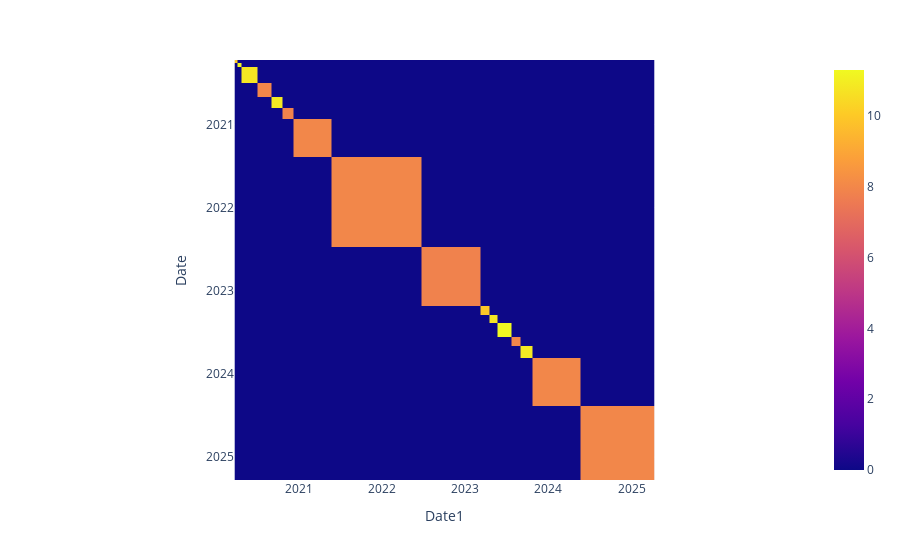

Notebook code cell kept with this figure:
### Code cell
px.imshow(test,x = test.columns, y = test.index)

### Figure 1 — Plotly figure (JSON) as saved in the notebook; plotly's stock layout.template omitted (floating-point values rounded to 4 significant figures; data arrays with more than 128 entries replaced by an {"elided": "..."} marker saying what was removed)
{"data": [{"coloraxis": "coloraxis", "hovertemplate": "Date1: %{x}<br>Date: %{y}<br>color: %{z}<extra></extra>", "name": "0", "type": "heatmap", "x": ["2020-03-30T00:00:00", "2020-04-11T00:00:00", "2020-05-06T00:00:00", "2020-08-31T00:00:00", "2020-09-03T00:00:00", "2020-12-05T00:00:00", "2020-12-14T00:00:00", "2021-11-01T00:00:00", "2023-02-15T00:00:00", "2023-03-30T00:00:00", "2023-05-06T00:00:00", "2023-06-11T00:00:00", "2023-08-31T00:00:00", "2023-09-03T00:00:00", "2023-12-14T00:00:00", "2024-11-01T00:00:00"], "xaxis": "x", "y": ["2020-03-30T00:00:00", "2020-04-11T00:00:00", "2020-05-06T00:00:00", "2020-08-31T00:00:00", "2020-09-03T00:00:00", "2020-12-05T00:00:00", "2020-12-14T00:00:00", "2021-11-01T00:00:00", "2023-02-15T00:00:00", "2023-03-30T00:00:00", "2023-05-06T00:00:00", "2023-06-11T00:00:00", "2023-08-31T00:00:00", "2023-09-03T00:00:00", "2023-12-14T00:00:00", "2024-11-01T00:00:00"], "yaxis": "y", "z": {"elided": "16x16 float values"}}], "layout": {"coloraxis": {"colorscale": [[0, "#0d0887"], [0.1111, "#46039f"], [0.2222, "#7201a8"], [0.3333, "#9c179e"], [0.4444, "#bd3786"], [0.5556, "#d8576b"], [0.6667, "#ed7953"], [0.7778, "#fb9f3a"], [0.8889, "#fdca26"], [1, "#f0f921"]]}, "margin": {"t": 60}, "xaxis": {"anchor": "y", "constrain": "domain", "domain": [0, 1], "scaleanchor": "y", "title": {"text": "Date1"}}, "yaxis": {"anchor": "x", "autorange": "reversed", "constrain": "domain", "domain": [0, 1], "title": {"text": "Date"}}}}
